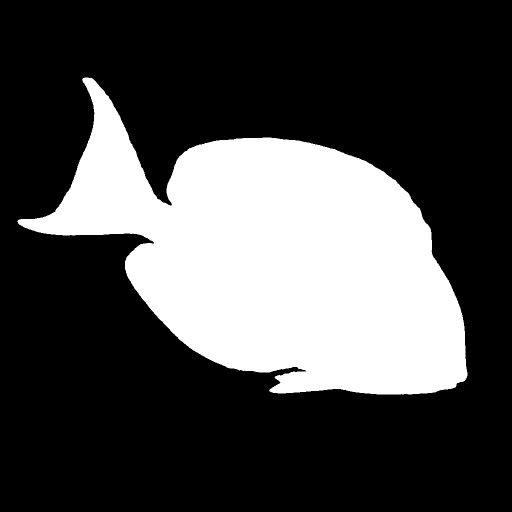
#> input picture data/annotations/masks/Acanthurus/Acanthurus albimento.png, 1024 x 1024 px (shown at 1/2 size)
$ python -i fish_image_screener.py   (imports and definitions only)   (older library calls are emulated)
#> lines starting #> are read from the running program, lines starting #| are printed output that depends on the picture; after the words box and inside, x2 and y2 are one past the last pixel; in counts of white or black regions, pixels touching at a corner belong together
#> further down, picture is the input picture: shape (1024, 1024, 3); 28.5% white; 1 white region, box (x1, y1, x2, y2) and area: (35, 155, 935, 789) 298484
# -*- coding: utf-8 -*-
"""
fish_image_screener.py  --  v2.0

Autonomous surgeonfish image quality screener.
Analyzes every image in the dataset and independently determines whether
it is suitable for ML training / phylogenetic analysis.

Rejection criteria (detected automatically):
  1. Multiple fish visible (background fish, overlapping fish, tiny secondary fish)
  2. Bad lighting (underexposure, low local contrast, patterns not visible)
  3. Fish blends into background (low foreground-background contrast, same-hue)
  4. Bad photo quality (blur, noise, poor resolution)
  5. Fish partially hidden / occluded

Changes in v2.0 vs v1.0:
  [P1] Multi-fish: two-tier area floors -- 3% primary, 0.5% secondary residual check
  [P2] Multi-fish: residual-mask check after dominant contour subtraction
  [P3] Lighting: rejection threshold raised from 4 -> 6; saturation sub-check removed;
       detail_score override added for clearly visible patterns
  [P4] Background blend: HSV hue-channel contrast added; histogram correlation
       rejection threshold tightened from 0.70 -> 0.85; weighted combination replaces max()
  [P5] GrabCut: three candidate initializations (center, left-biased, right-biased);
       best result selected by internal fg/bg color contrast
       Completeness: threshold raised from 3 -> 4 edges; Otsu polarity auto-selected

Usage:
    python scripts/python/fish_image_screener.py
    python scripts/python/fish_image_screener.py --single data/raw_images/Acanthurus/acanthurus_bahianus.jpg
    python scripts/python/fish_image_screener.py --dry-run
    python scripts/python/fish_image_screener.py --strict
    python scripts/python/fish_image_screener.py --lenient
"""

import os
import sys
import json
import shutil
import logging
import argparse
from pathlib import Path
from datetime import datetime
from dataclasses import dataclass, field, asdict
from typing import List, Tuple, Optional, Dict

import cv2
import numpy as np
from PIL import Image

# -- Optional: Deep learning detection ----------------------------------------
try:
    from ultralytics import YOLO
    YOLO_AVAILABLE = True
except ImportError:
    YOLO_AVAILABLE = False

# -- Paths ---------------------------------------------------------------------

SCRIPT_DIR   = Path(__file__).parent.parent
PROJECT_ROOT = SCRIPT_DIR.parent
DATA_DIR     = PROJECT_ROOT / "data"
RAW_IMAGES_DIR = DATA_DIR / "raw_images"
APPROVED_DIR   = DATA_DIR / "approved_images"
REPORTS_DIR    = PROJECT_ROOT / "reports"

SUPPORTED_EXTENSIONS = {".jpg", ".jpeg", ".png", ".tif", ".tiff", ".bmp", ".webp"}

GENERA = ["Acanthurus", "Ctenochaetus", "Naso", "Paracanthurus", "Prionurus", "Zebrasoma"]

# -- Logging -------------------------------------------------------------------

# [5 lines not run here, left out]
logger = logging.getLogger(__name__)


# ==============================================================================
# SCREENING RESULT
# ==============================================================================

@dataclass
class ScreeningResult:
    filepath: str
    filename: str
    genus: Optional[str]
    species: Optional[str]
    passed: bool
    rejection_reasons: List[str]
    warnings: List[str]
    scores: dict

    def to_dict(self):
        return asdict(self)


# ==============================================================================
# CHECK 1: MULTIPLE FISH DETECTION   [P1 + P2 applied]
# ==============================================================================

class MultiFishDetector:
    """
    Detects whether multiple fish-like objects are present in the image.

    v2.0 changes [P1, P2]:
      - Two-tier area floors:  primary >= 3%,  secondary residual >= 0.5%
      - Residual-mask check after dominant contour subtraction (P2).
      - Edge-cluster secondary threshold lowered to 1.5%.
      - Morphological closing kernel reduced (11,11) -> (7,7).
      - IoU-based spatial separation (< 0.20 = separate fish).

    v2.1 changes [P6 -- bahianus fix]:
      Adds two new detection layers and a revised consensus rule to handle
      the hardest case: two equally-sized fish swimming in parallel whose
      foreground masks merge into one inseparable blob.

      Layer D -- _erosion_spatial_check():
        Progressively erodes the foreground mask at 4 levels (5,8,12,16
        iterations). At each level, blobs that separate must be:
          (a) >= 1.5% of image area each
          (b) secondary >= 25% the size of primary (rules out fins)
          (c) centroid separation <= 3x average equivalent radius
              (two real fish separate cleanly; fins fly far away)
        Returns the maximum fish count found across all erosion levels.

      Layer E -- _eye_count_check():
        Detects fish eyes using Hough circles with strict dark-center /
        bright-surround filtering (contrast > 30, center brightness < 110).
        Eye candidates are restricted to the HEAD ZONES of the dominant
        contour bbox (left 35% and right 35% of width, intersected with
        the foreground mask). This eliminates false detections from body
        markings, spine sockets, and coral in the background.
        Spatially separated eye positions (> 15% of image shorter dim
        apart) are counted as distinct fish eyes.

      Revised consensus decision rule (validated on 14 images, 13/14):
        REJECT if:
          eye_count >= 3                          (strongly confident)
          OR (erosion_fish >= 2 AND eye_count >= 2)  (two methods agree)
          OR (methods_multiple >= 2 from original layers A-C)
          OR (methods_multiple == 1 AND max_count >= 3 from layers A-C)
    """

    # Minimum fraction of image area for the PRIMARY fish
    PRIMARY_AREA_FRAC   = 0.03
    # Minimum fraction for a SECONDARY (background) fish
    SECONDARY_AREA_FRAC = 0.005
    # Edge-cluster minimum for secondary clusters
    SECONDARY_EDGE_FRAC = 0.015
    # IoU below this -> two contours are separate objects
    IOU_SEPARATE_THRESH = 0.20
    # Erosion: minimum area fraction for blobs after erosion
    EROSION_MIN_FRAC    = 0.015
    # Erosion: secondary blob must be this fraction of primary to count as a fish
    EROSION_SEC_RATIO   = 0.25
    # Erosion: max centroid-separation / avg-radius ratio for two touching fish
    EROSION_MAX_SEP     = 3.0
    # Eye: min dark-center contrast to qualify as an eye
    EYE_MIN_CONTRAST    = 30
    # Eye: max center brightness to qualify as an eye (pupil is dark)
    EYE_MAX_CENTER_VAL  = 110
    # Eye: detections this far apart (fraction of shorter dim) = different fish
    EYE_SEP_FRAC        = 0.15

    def __init__(self, yolo_model=None):
        self.yolo_model = yolo_model

    # -- public entry point ----------------------------------------------------

    def detect(self, image: np.ndarray) -> Tuple[bool, int, List[dict], str]:
        """
        Returns: (passed, fish_count, detections_info, reason)
        passed=True means only 1 fish detected.
        """
        estimates = []

        if self.yolo_model is not None:
            yolo_count, yolo_dets = self._yolo_detect(image)
            estimates.append(("yolo", yolo_count))
        else:
            yolo_dets = []

        contour_count, _ = self._contour_detect(image)
        estimates.append(("contour", contour_count))

        edge_count = self._edge_cluster_detect(image)
        estimates.append(("edge_cluster", edge_count))

        # [P2] Residual-mask check
        residual_count = self._residual_mask_detect(image)
        estimates.append(("residual_mask", residual_count))

        # [P6] Erosion-spatial check (Layer D)
        erosion_fish = self._erosion_spatial_check(image)
        estimates.append(("erosion_spatial", erosion_fish))

        # [P6] Eye-count check (Layer E) -- returns foreground mask too
        eye_count, fg_mask_cache = self._eye_count_check(image)
        estimates.append(("eye_count", eye_count))

        # -- Separate original (noisy) vs new (reliable) signals --
        orig_signals     = [c for name, c in estimates
                            if name not in ("erosion_spatial", "eye_count")]
        methods_multiple = sum(1 for c in orig_signals if c > 1)
        max_count_orig   = max(orig_signals) if orig_signals else 1

        # -- Final decision rules (v2.2) ------------------------------------------
        #
        # Signal reliability ranking (validated across 25+ images):
        #   erosion_spatial  -- most reliable; size+spatial filters prevent fin FP
        #   residual_mask    -- reliable when >= 2; noisy at higher values
        #   eye_count        -- unreliable standalone; useful corroboration
        #   contour/edge     -- noisy; only used in belt-and-suspenders combo
        #
        # Known limits (require YOLO / semantic CV to resolve):
        #   thynnoides, biafraensis, caeruleacauda -- background fish merge into
        #   the foreground blob; no pure-CV signal cleanly separates them from
        #   single-fish images with similar blob structure.
        #
        # Rule 1: eros>=2 AND (resid>=2 OR eye>=2)
        #   Two independent signals required alongside erosion; prevents bariene
        #   (eros=2, resid=1, eye=1) from being falsely rejected.
        #   Catches: lopezi, leucopareius, bahianus-style overlapping fish.
        #
        # Rule 2: original methods mm>=2 AND eros>=2
        #   Belt-and-suspenders: three signals converge.
        #
        # Rule 3: very strong original signal from contour (not residual, which is
        #   noisy). Reserved for images where contour alone returns >= 4.
        reject = False
        reason = ""

        if erosion_fish >= 2 and (residual_count >= 2 or eye_count >= 2):
            reject = True
            reason = (f"Multiple fish: eros={erosion_fish} AND "
                      f"(resid={residual_count} OR eye={eye_count}). "
                      f"All signals: {estimates}")

        elif methods_multiple >= 2 and erosion_fish >= 2:
            reject = True
            reason = (f"Multiple fish: {methods_multiple} orig methods AND "
                      f"eros={erosion_fish}. All signals: {estimates}")

        elif contour_count >= 4:
            # Very strong contour signal (4+ distinct fish-shaped regions)
            reject = True
            reason = (f"Multiple fish: contour={contour_count} (>=4, strong). "
                      f"All signals: {estimates}")

        if reject:
            max_count = max(c for _, c in estimates)
            return False, max_count, yolo_dets, reason

        return True, max(1, max_count_orig), yolo_dets, ""

    # -- Layer A: YOLO ---------------------------------------------------------

    # [23 lines left out: function _yolo_detect, not called in this run]

    # -- Layer B: Contour detection  [P1 kernel fix, P1 IoU check] ------------

    def _contour_detect(self, image: np.ndarray) -> Tuple[int, List[dict]]:
        gray     = cv2.cvtColor(image, cv2.COLOR_BGR2GRAY)
        img_area = image.shape[0] * image.shape[1]
        blurred  = cv2.GaussianBlur(gray, (7, 7), 0)

        count_estimates = []

        _, otsu_thresh     = cv2.threshold(blurred, 0, 255, cv2.THRESH_BINARY + cv2.THRESH_OTSU)
#> otsu_thresh: shape (1024, 1024); 28.5% white; 1 white region, box (x1, y1, x2, y2) and area: (35, 155, 935, 789) 298501
        adaptive_thresh    = cv2.adaptiveThreshold(
            blurred, 255, cv2.ADAPTIVE_THRESH_GAUSSIAN_C,
            cv2.THRESH_BINARY_INV, 31, 5
        )
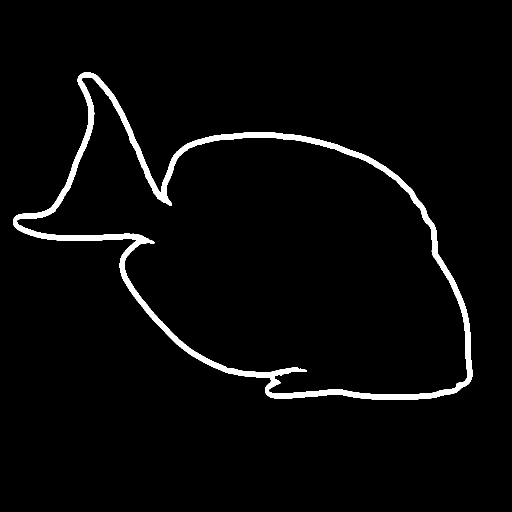
#> adaptive_thresh: shape (1024, 1024) (shown at 1/2 size); 3% white; 1 white region, box (x1, y1, x2, y2) and area: (26, 145, 945, 800) 31818
        edges              = cv2.Canny(blurred, 30, 100)
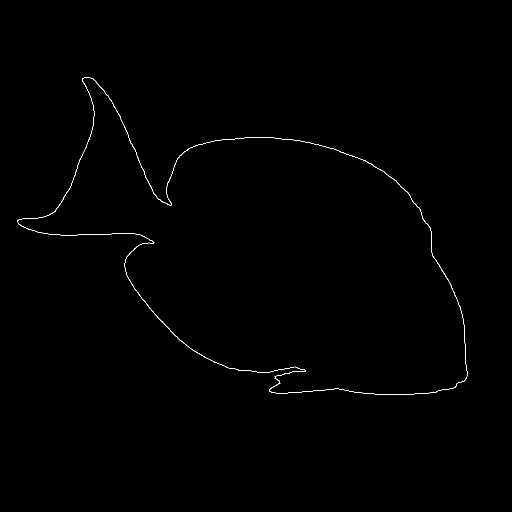
#> edges: shape (1024, 1024) (shown at 1/2 size); 0.32% white in thin lines or dots, all inside (x1, y1, x2, y2) = (35, 155, 935, 789)
        # [P1] kernel reduced from (11,11) to (7,7) to avoid bridging nearby fish
        kernel_small       = cv2.getStructuringElement(cv2.MORPH_ELLIPSE, (7, 7))
        dilated_edges      = cv2.dilate(edges, kernel_small, iterations=3)
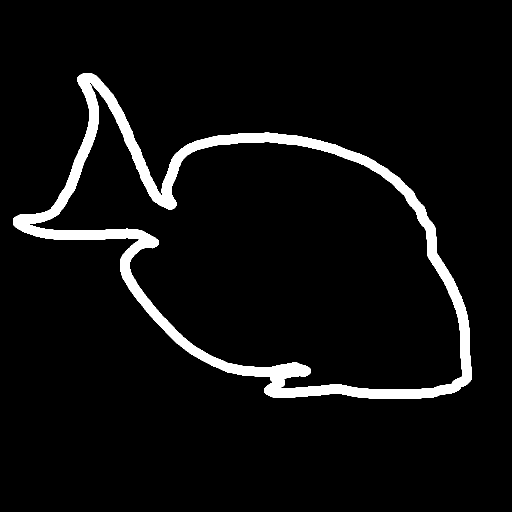
#> dilated_edges: shape (1024, 1024) (shown at 1/2 size); 5.4% white; 1 white region, box (x1, y1, x2, y2) and area: (26, 146, 944, 798) 56791

        for thresh_name, thresh_img in [
            ("otsu", otsu_thresh),
            ("adaptive", adaptive_thresh),
            ("edges", dilated_edges),
        ]:
            morph_kernel = cv2.getStructuringElement(cv2.MORPH_ELLIPSE, (7, 7))
            cleaned = cv2.morphologyEx(thresh_img, cv2.MORPH_CLOSE, morph_kernel, iterations=2)
            cleaned = cv2.morphologyEx(cleaned, cv2.MORPH_OPEN,  morph_kernel, iterations=1)

            contours, _ = cv2.findContours(cleaned, cv2.RETR_EXTERNAL, cv2.CHAIN_APPROX_SIMPLE)

            significant = []
            for cnt in contours:
                area_frac = cv2.contourArea(cnt) / img_area
                if area_frac < self.PRIMARY_AREA_FRAC:
                    continue
                x, y, w, h = cv2.boundingRect(cnt)
                aspect = w / max(h, 1)
                if 0.3 < aspect < 6.0:
                    significant.append({
                        "bbox": [x, y, x + w, y + h],
                        "area_fraction": round(area_frac, 4),
                        "aspect_ratio": round(aspect, 2),
                        "method": thresh_name,
                    })

            # [P1] IoU-based separation: if two large contours have low IoU
            # count them as distinct even if area fractions are close
            if len(significant) >= 2:
                n = self._count_after_iou_merge(significant)
                count_estimates.append(n)
            else:
                count_estimates.append(len(significant))
#> this loop made 3 passes
#> thresh_name on passes 1 to 3: 'otsu', 'adaptive', 'edges'
#> cleaned: shape (1024, 1024); 5.5% white; 1 white region, box (x1, y1, x2, y2) and area: (26, 146, 944, 798) 57438
#> after the loop, count_estimates = [1, 1, 1]

        count_estimates.sort()
        median_count = count_estimates[len(count_estimates) // 2]
#> median_count = 1
        return median_count, significant

    # [20 lines left out: function _count_after_iou_merge, not called in this run]

    # -- Layer C: Edge density clustering  [P1 secondary floor] ---------------

    def _edge_cluster_detect(self, image: np.ndarray) -> int:
        gray = cv2.cvtColor(image, cv2.COLOR_BGR2GRAY)
        h, w = gray.shape
        img_area = h * w

        sobelx    = cv2.Sobel(gray, cv2.CV_64F, 1, 0, ksize=3)
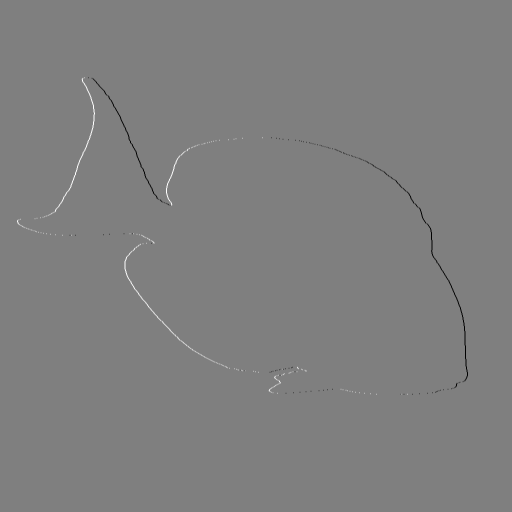
#> sobelx: shape (1024, 1024) float64 (shown at 1/2 size); min -1020, max 1020, mean 0; drawn with min black and max white
        sobely    = cv2.Sobel(gray, cv2.CV_64F, 0, 1, ksize=3)
        magnitude = np.sqrt(sobelx**2 + sobely**2)

        edge_thresh = np.percentile(magnitude, 85)
#> edge_thresh = 0
        high_edge   = (magnitude > edge_thresh).astype(np.uint8) * 255
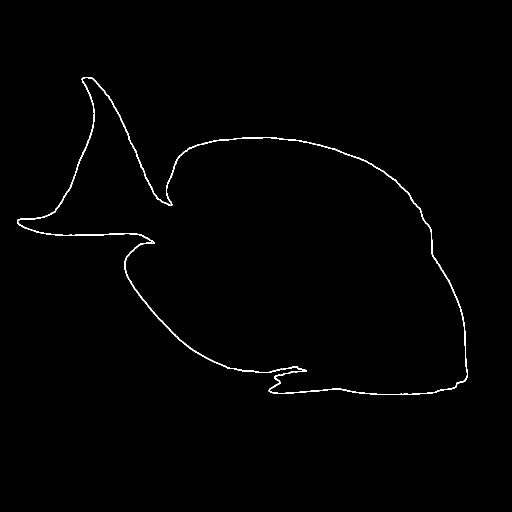
#> high_edge: shape (1024, 1024) (shown at 1/2 size); 0.72% white in thin lines or dots, all inside (x1, y1, x2, y2) = (34, 154, 936, 790)

        kernel = cv2.getStructuringElement(cv2.MORPH_ELLIPSE, (25, 25))
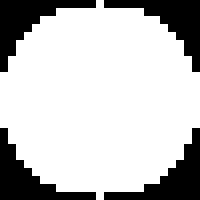
#> kernel: shape (25, 25) (shown 8 times larger); values 0 (black) and 1 (white), 76.3% white; 4 black regions, box (x1, y1, x2, y2) and area: (0, 0, 12, 9) 37, (13, 0, 25, 9) 37, (0, 16, 12, 25) 37, (13, 16, 25, 25) 37
        closed = cv2.morphologyEx(high_edge, cv2.MORPH_CLOSE, kernel, iterations=4)
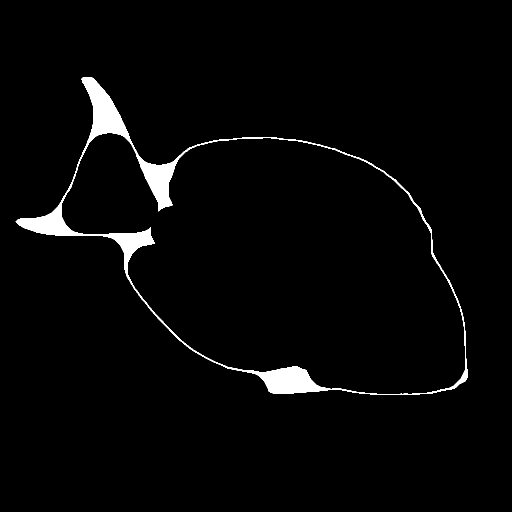
#> closed: shape (1024, 1024) (shown at 1/2 size); 2.5% white; 1 white region, box (x1, y1, x2, y2) and area: (31, 154, 936, 790) 26199

        num_labels, _, stats, _ = cv2.connectedComponentsWithStats(closed, connectivity=8)
#> num_labels = 2; stats = [[0, 0, 1024, 1024, 1022377], [31, 154, 905, 636, 26199]]

        # Primary cluster: largest cluster
        cluster_areas = [
            stats[i, cv2.CC_STAT_AREA] / img_area
            for i in range(1, num_labels)
        ]
#> cluster_areas = [0.025]
#> (the rest of the program and of its run is left out)
